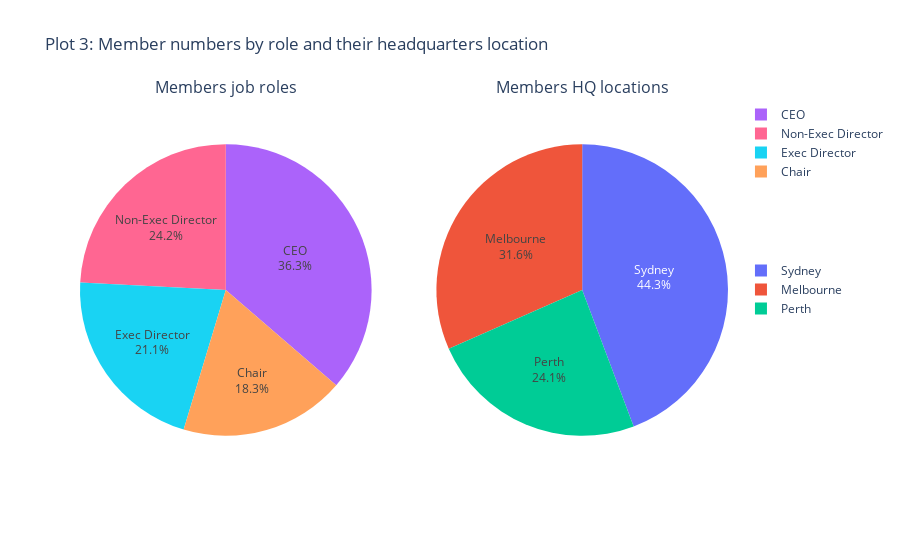

Notebook cell for this chart:
### Code cell
fig = make_subplots(1, 2, specs=[[{'type':'domain'},{'type':'domain'}]],
                    subplot_titles=['Members job roles', 'Members HQ locations'])


fig.add_trace(go.Pie( values=df.groupby('role')['role'].count(), 
                     labels=['CEO','Chair','Exec Director','Non-Exec Director'] ,textinfo='label+percent', legendgroup = '1'), 1, 1)
fig.update_traces(marker=dict(colors=['#AB63FA', '#FFA15A', '#19D3F3','#FF6692']))

fig.add_trace(go.Pie(labels=df.groupby('headquarter_location')['role'].count().index, values=df.groupby('headquarter_location')['role'].count(),
                    textinfo='label+percent', legendgroup = '2'), 1, 2)

fig.update_layout(title_text='Plot 3: Member numbers by role and their headquarters location',legend_tracegroupgap = 80)
fig.show()

### Figure 1 — Plotly figure (JSON) as saved in the notebook; plotly's stock layout.template omitted (floating-point values rounded to 4 significant figures)
{"data": [{"domain": {"x": [0, 0.45], "y": [0, 1]}, "labels": ["CEO", "Chair", "Exec Director", "Non-Exec Director"], "legendgroup": "1", "marker": {"colors": ["#AB63FA", "#FFA15A", "#19D3F3", "#FF6692"]}, "textinfo": "label+percent", "type": "pie", "values": [1556, 786, 906, 1036]}, {"domain": {"x": [0.55, 1], "y": [0, 1]}, "labels": ["Melbourne", "Perth", "Sydney"], "legendgroup": "2", "textinfo": "label+percent", "type": "pie", "values": [1354, 1034, 1896]}], "layout": {"annotations": [{"font": {"size": 16}, "showarrow": false, "text": "Members job roles", "x": 0.225, "xanchor": "center", "xref": "paper", "y": 1, "yanchor": "bottom", "yref": "paper"}, {"font": {"size": 16}, "showarrow": false, "text": "Members HQ locations", "x": 0.775, "xanchor": "center", "xref": "paper", "y": 1, "yanchor": "bottom", "yref": "paper"}], "legend": {"tracegroupgap": 80}, "title": {"text": "Plot 3: Member numbers by role and their headquarters location"}}}
